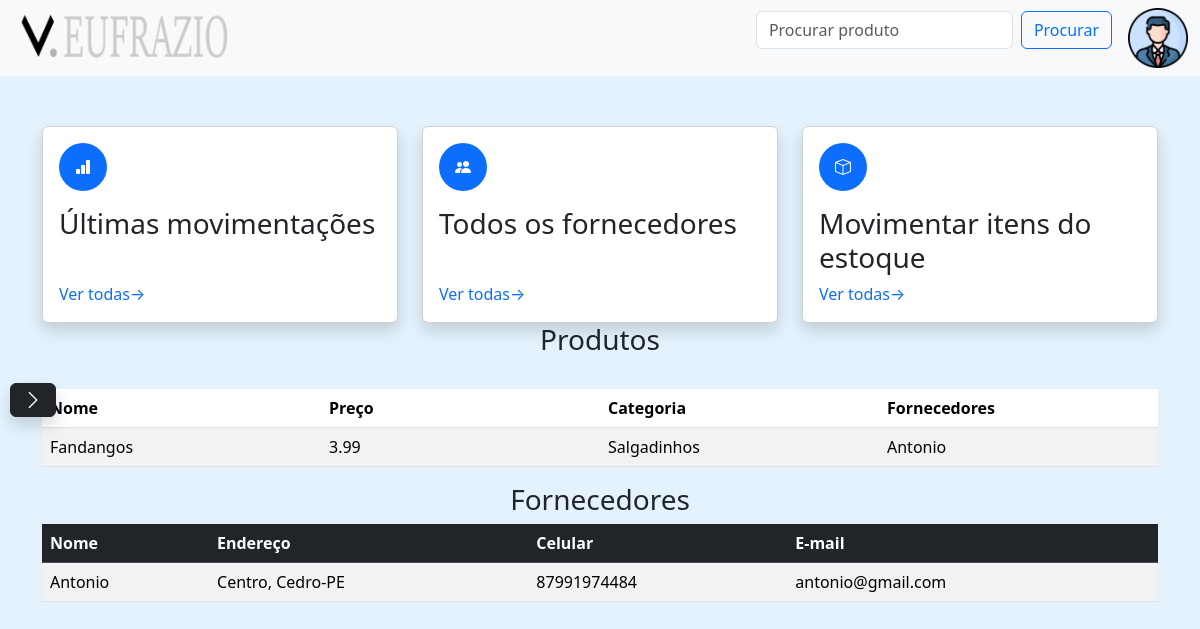
The app's page / (signed in) with its own data.
### estoque/models.py (models this page shows, shortened)
class Produto(models.Model):
    id_produto = models.AutoField(primary_key=True)
    nome = models.CharField(max_length=100)
    quantidade = models.IntegerField()
    preco = models.DecimalField(max_digits=10, decimal_places=2)
    categoria = models.ForeignKey(
        'estoque.Categoria',
        on_delete=models.CASCADE,
        null=True,
        blank=True
    )
    descricao = models.TextField(default="")
    fornecedores = models.ManyToManyField('estoque.Fornecedor', related_name="produtos")

class Categoria(models.Model):
    id_categoria = models.AutoField(primary_key=True)
    nome = models.CharField(max_length=250)
    descricao = models.CharField(max_length=255)

class Fornecedor(models.Model):
    id = models.AutoField(primary_key=True)
    nome = models.CharField(max_length=100)
    telefone = models.CharField(max_length=15)
    email = models.EmailField(max_length=255)
    endereco = models.CharField(max_length=200)

### estoque/views.py (the view)
# urls.py: path('', views.index, name='index'),
@login_required(login_url="/login/")
def index(request):
    produtos = Produto.objects.all()
    fornecedores = Fornecedor.objects.all()
    return render(request, 'index.html', {'produtos': produtos, 'fornecedores': fornecedores})

### estoque/templates/index.html (shortened to what this page needs)
{% extends "base.html" %}
    {% load static %}
    {% block content %}
    <div class="container" style="margin-top: 50px">
        <div class="containers-tabelas">
                <div class="row">
                    <div class="col-md-4">
                        <div class="card shadow rounded h-100">
                            <div class="card-body d-flex flex-column">
                                <div class="d-flex justify-content-start align-items-center mb-3">
                                    <div class="rounded-circle bg-primary text-white p-3">
                                        <i class="bi bi-bar-chart-fill"></i>
                                    </div>
                                </div>
                                <h3 class="card-title">Últimas movimentações</h3>
                                <div class="mt-auto">
                                    <a href="{% url 'listar_movimentacoes' %}" class="text-decoration-none">Ver todas→</a>
                                </div>
                            </div>
                        </div>
                    </div>
                    <div class="col-md-4">
                        <div class="card shadow rounded h-100">
                            <div class="card-body d-flex flex-column">
                                <div class="d-flex justify-content-start align-items-center mb-3">
                                    <div class="rounded-circle bg-primary text-white p-3">
                                        <i class="bi bi-people-fill"></i>
                                    </div>
                                </div>
                                <h3 class="card-title">Todos os fornecedores</h3>
                                <div class="mt-auto">
                                    <a href="{% url 'listar_fornecedores' %}" class="text-decoration-none">Ver todas→</a>
                                </div>
                            </div>
                        </div>
                    </div>
                    <div class="col-md-4">
                        <div class="card shadow rounded h-100">
                            <div class="card-body d-flex flex-column">
                                <div class="d-flex justify-content-start align-items-center mb-3">
                                    <div class="rounded-circle bg-primary text-white p-3">
                                        <i class="bi bi-box"></i>
                                    </div>
                                </div>
                                <h3 class="card-title">Movimentar itens do estoque</h3>
                                <div class="mt-auto">
                                    <a type="button" class="text-decoration-none" data-bs-toggle="modal"
                                        data-bs-target="#exampleModal">
                                        Ver todas→
                                    </a>
                                </div>
                            </div>
                        </div>
                    </div>
                </div>
                <table class="table table-striped mt-4" style="table-layout: fixed;">
                    <center><h3>Produtos</h3></center>
                    <thead>
                        <tr>
                            <th >Nome</th>
                            <th >Preço</th>
                            <th >Categoria</th>
                            <th >Fornecedores</th>
                        </tr>
                    </thead>
                    <tbody>
                        {% for produto in produtos %}
                        <tr>
                            <td>{{ produto.nome }}</td>
                            <td>{{ produto.preco }}</td>
                            <td>{{ produto.categoria.nome }}</td>
                            <td>
                                {% for fornecedor in produto.fornecedores.all %}
                                    {{ fornecedor.nome }}{% if not forloop.last %}, {% endif %}
                                {% endfor %}
                            </td>
                        </tr>
                        {% empty %}
                        <tr>
                            <td colspan="4" class="text-center">Nenhum produto encontrado.</td>
                        </tr>
                        {% endfor %}
                    </tbody>
                </table>
                <table class="table table-striped table-hover align-middle" style="width: 100%">
                    <center><h3>Fornecedores</h3></center>
                    <thead class="table-dark">
                        <tr>
                            <th >Nome</th>
                            <th >Endereço</th>
                            <th >Celular</th>
                            <th>E-mail</th>
                        </tr>
                    </thead>
                    <tbody>
                        {% for fornecedor in fornecedores %}
                        <tr>
                            <td>{{ fornecedor.nome }}</td>
                            <td>{{ fornecedor.endereco }}</td>
                            <td>{{ fornecedor.telefone }}</td>
                            <td>{{ fornecedor.email }}</td>
                        </tr>
                        {% empty %}
                        <tr>
                            <td colspan="4" class="text-center">Nenhum fornecedor encontrado.</td>
                        </tr>
                        {% endfor %}
                    </tbody>
                </table>
        </div>
    </div>
    {% endblock content %}

### estoque/static/estilizacao/style_index.css (style rules this page uses)
.containers-tabelas { display: flex; flex-direction: column; }

### records on screen
Produto: nome "Fandangos", preco "3.99", categoria.nome "Salgadinhos"
Fornecedor: nome "Antonio", endereco "Centro, Cedro-PE", telefone "87991974484", email "antonio@gmail.com"
